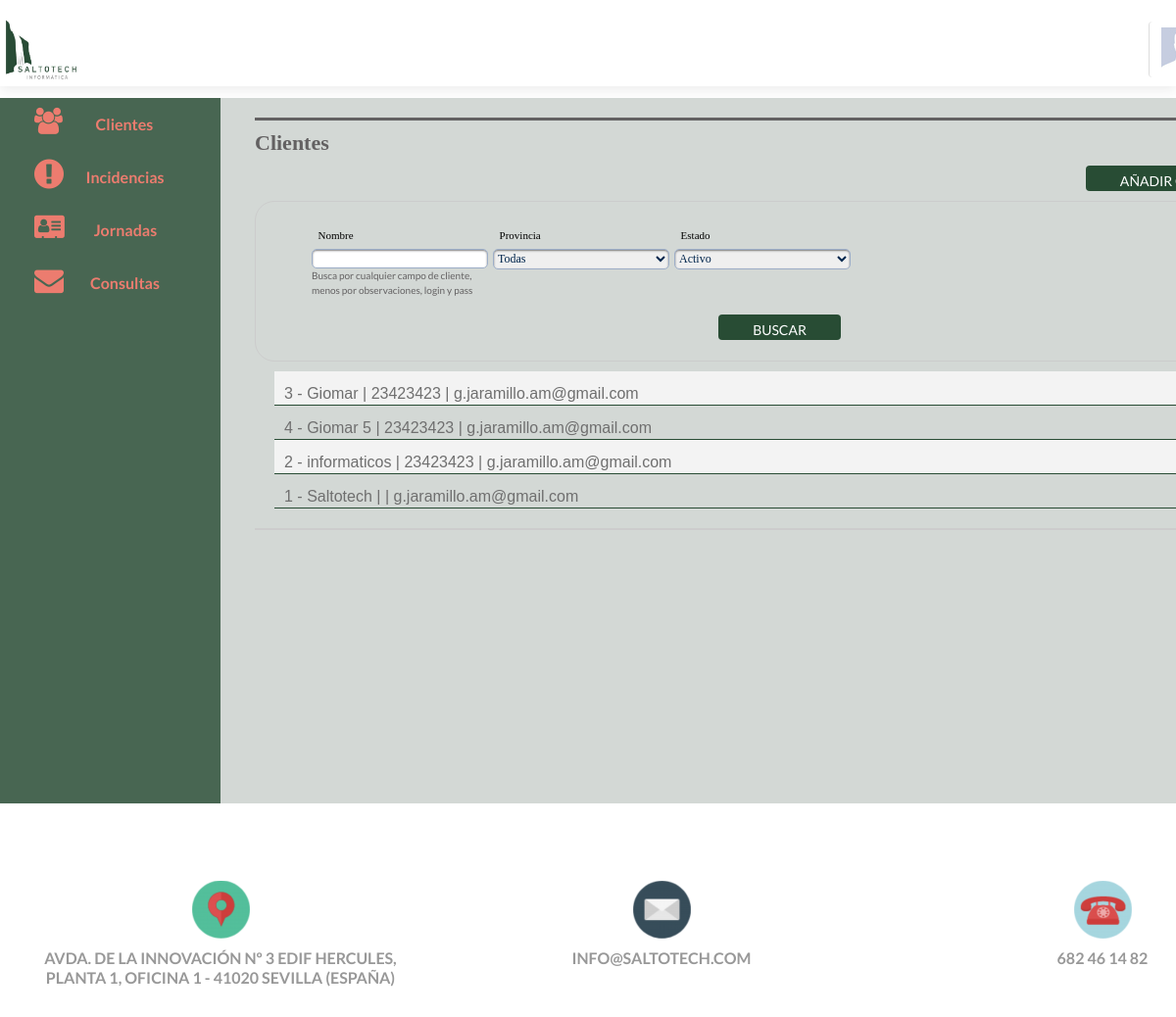
/clientes.php (signed in), run on the app's committed database.
### tables this page shows
CREATE TABLE `cliente` (
  `cliente_CodPK` bigint(20) NOT NULL,
  `cliente_Nombre` varchar(255) NOT NULL DEFAULT '',
  `cliente_DNI` varchar(255) NOT NULL DEFAULT '',
  `cliente_Direccion` varchar(255) NOT NULL DEFAULT '',
  `cliente_Numero` varchar(255) NOT NULL DEFAULT '',
  `cliente_Portal` varchar(255) NOT NULL DEFAULT '',
  `cliente_Piso` varchar(255) NOT NULL DEFAULT '',
  `cliente_Letra` varchar(255) NOT NULL DEFAULT '',
  `cliente_CodigoPostal` varchar(255) NOT NULL DEFAULT '',
  `cliente_ProvinciaFK` bigint(20) NOT NULL DEFAULT '0',
  `cliente_Poblacion` varchar(255) NOT NULL DEFAULT '',
  `cliente_Movil` varchar(255) NOT NULL DEFAULT '',
  `cliente_Email` varchar(255) NOT NULL DEFAULT '',
  `cliente_Email2` varchar(255) NOT NULL DEFAULT '',
  `cliente_Telefono` varchar(255) NOT NULL DEFAULT '',
  `cliente_ComentariosOtraInformacion` text NOT NULL,
  `cliente_Login` varchar(255) NOT NULL DEFAULT '',
  `cliente_Pass` varchar(255) NOT NULL DEFAULT '',
  `cliente_Logo` varchar(255) DEFAULT '',
  `cliente_Estado` enum('Activo','No_Activo') NOT NULL DEFAULT 'Activo',
  `cliente_URLbywings` varchar(500) NOT NULL DEFAULT '',
  `cliente_NumeroMensajesPorLeer` int(20) NOT NULL DEFAULT '0',
  `cliente_TipoFK` bigint(20) NOT NULL DEFAULT '1',
  `tipo` varchar(20) NOT NULL DEFAULT 'normal',
  `cliente_empresaid` int(11) NOT NULL DEFAULT '0'
);

### clases/paginacion_intranet.php (called while the page is built, shortened)
<?PHP
class paginacion_intranet{
var $pagi_actual;
function paginar($_pagi_sql,$pagi=20){
	$this->pagi_cuantos=$pagi;
	if (empty($_GET['pg'])){
		$this->pagi_actual = 1;
	}else{
		$this->pagi_actual = $_GET['pg'];
	}
	$_pagi_inicial = ($this->pagi_actual-1) * $this->pagi_cuantos;
	$_pagi_sqlLim = $_pagi_sql." LIMIT $_pagi_inicial,$this->pagi_cuantos";
	$this->pagi_result = mysql_query($_pagi_sqlLim) or die ("Error en la consulta limitada. Mysql dijo: <b>".mysql_error()."</b>");
	}
}
?>

### clientes.php (the view, shortened to what this page needs)
<?php
	include_once "clases/paginacion_intranet.php";
	$cliente = new cliente();
	$paginacion = new paginacion_intranet();
	$provincia_procedeFK_buscar=0;
	$nombre_cliente_buscar="";
	$estado_busqueda="Activo";
	$parametros_busqueda="";
	$parametros_busqueda=$parametros_busqueda . "&estado_busqueda=".$estado_busqueda;
 ?>
<!DOCTYPE html>
<html>
<head>
<?php require "./layout/header.php"; ?>
        <link href="css/reset.css" rel="stylesheet" type="text/css" />
        <link href="css/style.css" rel="stylesheet" type="text/css" />
</head>
<body class="home page-template-default page page-id-9 custom-background wp-custom-logo">
	<header id="home" class="header" itemscope="itemscope" itemtype="http://schema.org/WPHeader">
	<?php require "./layout/nav_logado.php"; ?>
	</header>
<div id="content" class="site-content">
		<div class="container">
		  <div class="row">
		    <div class="col-md-2 menul3">
				<?php require "./layout/menu_izq.php"; ?>
		    </div>
		    <div class="col-md-10 contenido">
        <div id="derecha">
           <div class="modulo_basico">
           <span class="titulo">Clientes</span>
             <a class="submit buscar" href="cliente_add.php?aux=1<?PHP print($parametros_busqueda);?>" title="Añadir Cliente"><span>Añadir Cliente</span></a>
	    <div class="buscador">
	    <form class="form" name="buscador_user" id="buscador_user" method="get" action="clientes.php">
		<div class="item">
		<label class="label">Nombre</label><input autofocus type="text" class="input" name="nombre_cliente" id="nombre_cliente" value="<?PHP print($nombre_cliente_buscar);?>"/>
		<span class="explicacion">Busca por cualquier campo de cliente, menos por observaciones, login y pass</span>
		</div>
		<div class="item" >
                <label class="label">Provincia</label>
			<select class="select" name="provincia_procedeFK" id="provincia_procedeFK">
			<?PHP
				if($provincia_procedeFK_buscar==0)
					print("<option value=\"0\" selected=\"selected\">Todas</option>");
				else
					print("<option value=\"0\">Todas</option>");
			?>
			</select>
                </div>
		<div class="item" >
		<label class="label">Estado</label>
			<select class="select" name="estado_busqueda" id="estado_busqueda">
			<?PHP
			if(strcmp($estado_busqueda,"Activo")==0)
				print("<option value=\"Activo\" selected=\"selected\">Activo</option>");
			else
				print("<option value=\"Activo\">Activo</option>");
			?>
			</select>
		</div>
                <input type="submit" class="submit buscar" value="buscar" />
		<?PHP
			$condicion="WHERE (cliente_Nombre LIKE '%" . $nombre_cliente_buscar . "%'
						OR cliente_DNI LIKE '%" . $nombre_cliente_buscar . "%'
						OR cliente_Direccion LIKE '%" . $nombre_cliente_buscar . "%' OR
						cliente_Numero LIKE '%" . $nombre_cliente_buscar . "%' OR
						cliente_Portal LIKE '%" . $nombre_cliente_buscar . "%' OR
						cliente_Piso LIKE '%" . $nombre_cliente_buscar . "%' OR
						cliente_Letra LIKE '%" . $nombre_cliente_buscar . "%' OR
						cliente_CodigoPostal LIKE '%" . $nombre_cliente_buscar . "%' OR
						cliente_Poblacion LIKE '%" . $nombre_cliente_buscar . "%' OR
						cliente_Movil LIKE '%" . $nombre_cliente_buscar . "%' OR
						cliente_Email LIKE '%" . $nombre_cliente_buscar . "%' OR
						cliente_Email2 LIKE '%" . $nombre_cliente_buscar . "%' OR
						cliente_Telefono LIKE '%" . $nombre_cliente_buscar . "%')";
			if(strcmp($estado_busqueda,"Todos")!="")
				$condicion=$condicion . " AND (cliente_Estado='" . $estado_busqueda . "')";
		?>
	    </form>
        	</div>
            <ul id="listado_listados">
		<?PHP
			$order="ORDER BY cliente_Nombre";
			$sql= $cliente->obtenerPaginadosConFiltro($condicion,$order);
			$paginacion->paginar($sql,50);
			$nfilas = mysql_num_rows ($paginacion->pagi_result);
			for($i=0; $i<$nfilas;$i++)
			{
				$resultado = mysql_fetch_array ($paginacion->pagi_result);
				if(fmod($i,2)==0)
					print("<li id=\"rayado\">");
				else
					print("<li>");
				print("<a href=\"cliente_datos_contacto.php?codPK=" . $resultado['cliente_CodPK'] . $parametros_busqueda . "\">" . $resultado['cliente_CodPK'] . " - " . $resultado['cliente_Nombre'] . " | " . $resultado['cliente_Movil'] . " | " . $resultado['cliente_Email'] . "</a></li>");
			}
		?>
            </ul>
             <div id="paginador">
           </div>
           </div>
           </div>
		    </div>
		  </div>
		</div>
</div>
<?php require "./layout/footer.php"; ?>
</body>
</html>

### data on the page
cliente: cliente_CodPK "3", cliente_Nombre "Giomar", cliente_Movil "23423423", cliente_Email "g.jaramillo.am@gmail.com"
cliente: cliente_CodPK "4", cliente_Nombre "Giomar 5", cliente_Movil "23423423", cliente_Email "g.jaramillo.am@gmail.com"
cliente: cliente_CodPK "2", cliente_Nombre "informaticos", cliente_Movil "23423423", cliente_Email "g.jaramillo.am@gmail.com"
cliente: cliente_CodPK "1", cliente_Nombre "Saltotech", cliente_Email "g.jaramillo.am@gmail.com"
